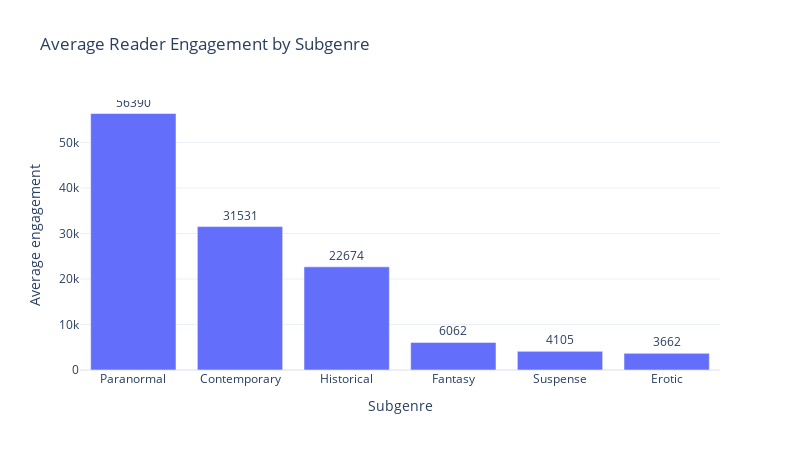

The code cell stored with this chart in its notebook:
### Markdown cell above
# 5. Chart 3 : Engagement by subgenre

### Code cell
avg_engagement = []

for col in subgenre_cols:
    sub = col.replace("is_", "").capitalize()
    avg_engagement.append({
        "Subgenre": sub,
        "Average engagement": df.loc[df[col], "ratings_count"].mean()
    })

df_avg_engagement = (
    pd.DataFrame(avg_engagement)
    .sort_values("Average engagement", ascending=False)
)

fig = px.bar(
    df_avg_engagement,
    x="Subgenre",
    y="Average engagement",
    title="Average Reader Engagement by Subgenre",
    text=df_avg_engagement["Average engagement"].round(0)
)

fig.update_traces(textposition="outside")
fig.show()

### Figure 1 — Plotly figure (JSON) as saved in the notebook; plotly's stock layout.template omitted (floating-point values rounded to 4 significant figures)
{"data": [{"hovertemplate": "Subgenre=%{x}<br>Average engagement=%{y}<br>text=%{text}<extra></extra>", "legendgroup": "", "marker": {"color": "#636efa", "pattern": {"shape": ""}}, "name": "", "orientation": "v", "showlegend": false, "text": [56390.0, 31530.0, 22670.0, 6062.0, 4105.0, 3662.0], "textposition": "outside", "type": "bar", "x": ["Paranormal", "Contemporary", "Historical", "Fantasy", "Suspense", "Erotic"], "xaxis": "x", "y": [56390.0, 31530.0, 22670.0, 6062.0, 4105.0, 3662.0], "yaxis": "y"}], "layout": {"barmode": "relative", "height": 450, "legend": {"tracegroupgap": 0}, "title": {"text": "Average Reader Engagement by Subgenre"}, "width": 800, "xaxis": {"anchor": "y", "domain": [0, 1], "title": {"text": "Subgenre"}}, "yaxis": {"anchor": "x", "domain": [0, 1], "title": {"text": "Average engagement"}}}}
